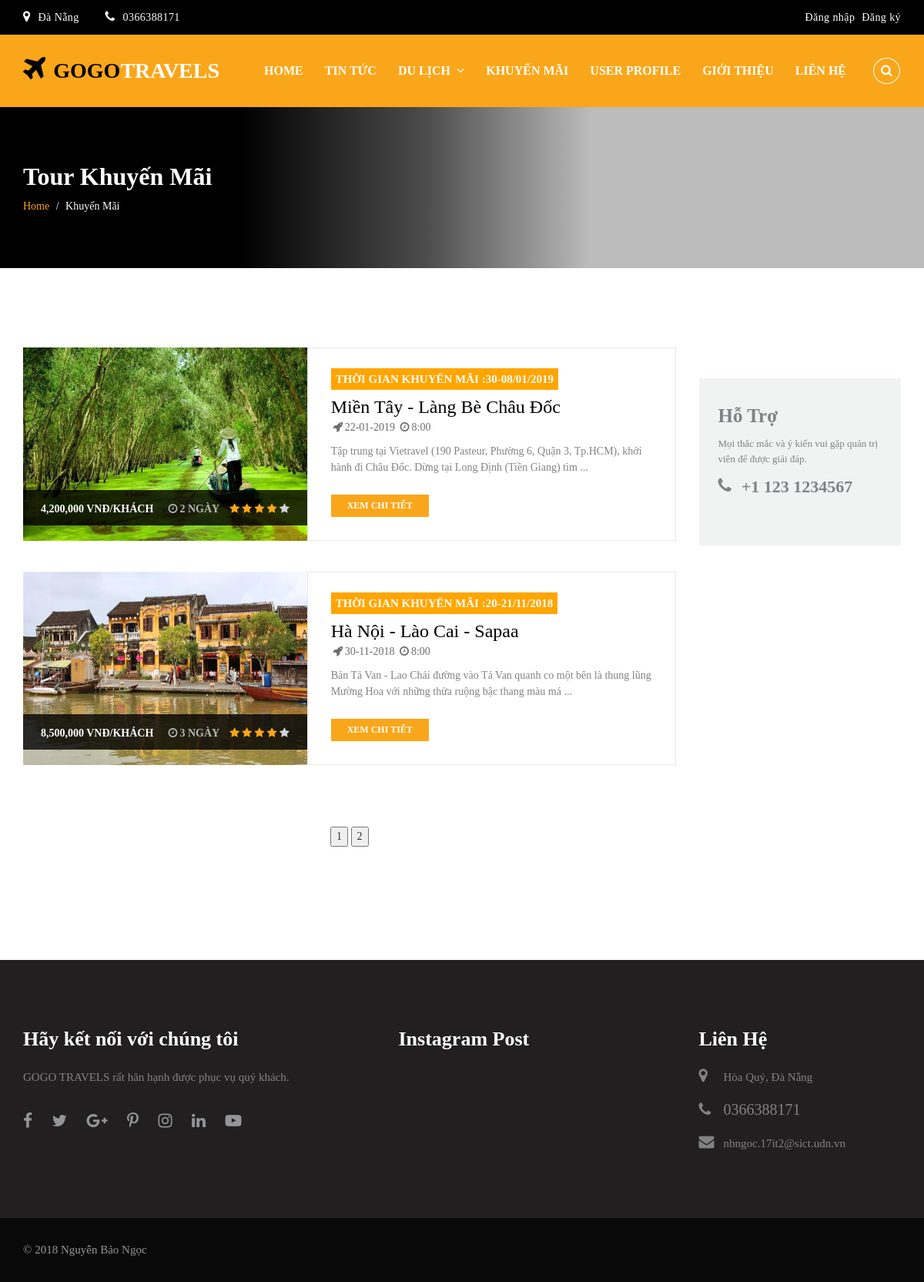
Page /tour_mvc/index.php?controller=sales&action=listSale on the committed database.
### tables this page shows
CREATE TABLE `sales` (
  `MaSale` int(20) NOT NULL,
  `MaLoai` int(11) NOT NULL,
  `title` varchar(255) NOT NULL,
  `tgian` varchar(255) NOT NULL,
  `noidung` text NOT NULL,
  `image` varchar(255) NOT NULL,
  `gianguoilon` decimal(10,0) NOT NULL,
  `giatreem` int(11) NOT NULL,
  `ngaykhoihanh` date NOT NULL,
  `giokhoihanh` varchar(255) NOT NULL,
  `diemkhoihanh` varchar(255) NOT NULL,
  `ngaythemSale` datetime NOT NULL,
  `slideshow` varchar(255) NOT NULL,
  `startSale` date NOT NULL,
  `stopSale` date NOT NULL
);

### tour_mvc/index.php (called while the page is built, shortened)
<?php include 'controller/frontend_controller.php';?>
<?php
	$xuly = new FrontEndController();
	$xuly->xulyYeucau();
?>

### tour_mvc/config/database.php (called while the page is built, shortened)
<?php
	class DB {
		public function connectDB() {
			$this->connect = mysqli_connect('localhost', 'root', '',
				'travel_tour');
			mysqli_set_charset($this->connect, 'utf8' );
			return $this->connect;
		}
	}
?>

### tour_mvc/model/home/sales_model.php (called while the page is built, shortened)
<?php
	class salesModel extends DB {
		public function listSales() {
			$sql = "SELECT a.MaSale,b.TenLoai, a.title, a.tgian, a.noidung, a.image, a.gianguoilon, a.giatreem, a.ngaykhoihanh, a.diemkhoihanh, a.ngaythemSale, a.startSale, a.stopSale, a.giokhoihanh from sales as a  inner JOIN loaitour as b on a.MaLoai = b.MaLoai LIMIT 1,2";
		    $result = mysqli_query($this->connectDB(), $sql);
			return $result;
		}
	}
?>

### tour_mvc/views/pages/home/sales/sales.php (the view)
<?php include 'views/pages/home/header.php' ?>
        <section class="page-cover" id="cover-tour-grid-list">
            <div class="container">
                <div class="row">
                    <div class="col-sm-12">
                        <h1 class="page-title">Tour Khuyến Mãi</h1>
                        <ul class="breadcrumb">
                            <li><a href="#">Home</a></li>
                            <li class="active">Khuyến Mãi</li>
                        </ul>
                    </div>
                </div>
            </div>
        </section>
<section class="innerpage-wrapper">
	<div id="tour-listing" class="innerpage-section-padding">
        <div class="container">
            <div class="row">
                  <div id="id1">
                <div class="col-xs-12 col-sm-12 col-md-9 col-lg-9 content-side">
					<?php
                        if ($result->num_rows > 0) {
                            while ($row = $result->fetch_assoc()) {
                                $id = $row['MaSale'];
                                $image = 'public/uploads/sales/'.$row['image'];
                                $ngaykhoihanh =  $row['ngaykhoihanh'];
                                $ngaykhoihanh_moi = date("d-m-Y", strtotime($ngaykhoihanh));
                                $startSale =  $row['startSale'];
                                $startSale_new = date("d", strtotime($startSale));
                                $stopSale =  $row['stopSale'];
                                $stopSale_new = date("d/m/Y", strtotime($stopSale));
                                $price = $row['gianguoilon'];
                                $price_new = number_format($price, 0, '', ',');
                                $noidung = $row['noidung'];
                                  $len = strlen($noidung);
                                  if($len > 150){
                                    $noidung1 = substr($noidung,  0, 150);
                                    $noidung2 = $noidung1." ...";
                                  }else if($len < 150){
                                    $noidung2 = substr($noidung,  0, 150);
                                  }
                                echo"
                                   <div class='list-block main-block t-list-block'>
                                        <div class='list-content'>
                                            <div class='main-img list-img t-list-img'>
                                                <a href='tour-detail-right-sidebar.html'>
                                                    <img src='$image' class='img-responsive' alt='tour-img' />
                                                </a>
                                                <div class='main-mask'>
                                                    <ul class='list-unstyled list-inline offer-price-1'>
                                                        <li class='price'>" . $price_new." VNĐ/Khách<span class='divider'></span><span class='pkg'><i class='fa fa-fw fa-clock-o'></i>" . $row['tgian']."</span></li>
                                                        <li class='rating'>
                                                            <span><i class='fa fa-star orange'></i></span>
                                                            <span><i class='fa fa-star orange'></i></span>
                                                            <span><i class='fa fa-star orange'></i></span>
                                                            <span><i class='fa fa-star orange'></i></span>
                                                            <span><i class='fa fa-star lightgrey'></i></span>
                                                        </li>
                                                    </ul>
                                                </div>
                                            </div>
                                            <div class='list-info t-list-info'>
                                                <p ><span style='background: orange; padding: 6px;font-size: 15px; font-weight: bold;color: white; '>THỜI GIAN KHUYẾN MÃI :".$startSale_new."-".$stopSale_new."</span></p>
                                                <h3 class='block-title'><a href='tour-detail-right-sidebar.html'>" . $row['title']."</a></h3>
                                                <p class='block-minor'><i class='fa fa-fw fa-rocket'></i>" . $ngaykhoihanh_moi. " <i class='fa fa-fw fa-clock-o'></i>".$row['giokhoihanh']."</p>
                                                <p>" . $noidung2."</p>
                                                <a href='index.php?controller=sales&action=chitiet&id=$id' class='btn btn-orange btn-lg'>Xem chi tiết</a>
                                             </div>
                                        </div>
                                    </div>
                                ";
                            }
                        }
                    ?>
                    <div class="pages">
                        <ol class="pagination">
                             <li><input type="button" value="1" onclick="hello1(1)"></li>
                        <li class="active"><input type="button" value="2" onclick="hello1(2)"></li>
                        </ol>
                    </div>
                </div>
            </div>
               <div class="col-xs-12 col-sm-12 col-md-3 side-bar right-side-bar">
                            <div class="row">
                                <div class="col-xs-12 col-sm-6 col-md-12">
                                    <div class="side-bar-block support-block">
                                        <h3>Hỗ Trợ</h3>
                                        <p>Mọi thắc mắc và ý kiến vui gặp quản trị viên để được giải đáp.</p>
                                        <div class="support-contact">
                                            <span><i class="fa fa-phone"></i></span>
                                            <p>+1 123 1234567</p>
                                        </div>
                                    </div>
                                </div>
                            </div>
                        </div>
            </div>
    	</div>
    </div>
</section>
<?php include 'views/pages/home/footer.php' ?>

### tour_mvc/public/home/css/style.css (style rules this page uses)
html,body { height:100%; position:relative; }
p,ul { line-height:1.5em; font-size:14px; }
ul { margin-bottom:0px; }
h1,h2,h3,h4,h5,h6,.main-title a, .flight-info h3 .flight-destination,.blog-post-title a, .block-title a { font-family: 'Merriweather', serif; margin-top:0; line-height:1.3em; }
.btn { font-size:14px; text-transform:uppercase; font-weight:bold; }
.innerpage-section-padding { padding-top:103px; padding-bottom:147px; }
.main-block { transition:.4s; }
.main-img { position:relative; overflow:hidden; }
.main-img img { width:100%; height: 210px; transition:.4s; }
.offer-price-1 { font-size:14px; margin:0px; text-transform:uppercase; font-weight:bold; padding:14px 18px 11px; }
.offer-price-1 li.price { font-weight:bold; }
.offer-price-1 li.price .pkg { font-size:14px; position:relative; }
.offer-price-1 li.rating { float:right; font-size:0.98em; }
.main-img .main-mask { position:absolute; bottom:0px; width:100%; }
.page-cover { padding:70px 0px; position:relative; }
.page-cover::before { content:''; display:block; position:absolute; top:0; left:0; height:100%; width:100%; }
.page-cover h1 { font-size:32px; font-weight:bold; margin-bottom:6px; }
.page-cover .breadcrumb { padding:0px; margin:0px; font-size:14px; font-weight:300; }
.page-cover .breadcrumb li a { text-decoration:none; }
.side-bar-block:last-child { margin-bottom:0px; }
.side-bar .support-block { padding:33px 25px 50px; }
.side-bar .support-block h3 { font-size:25px; font-weight:bold; }
.side-bar .support-block p { font-size:13px; }
.side-bar .support-contact span { font-size:22px; margin-right:13px; float:left; }
.side-bar .support-contact p { font-size:22px; font-weight:bold; overflow:hidden; }
.block-title { font-size:20px; margin-bottom:0px; }
.block-minor { font-size:14px; text-transform:uppercase; margin-bottom:7px; }
.list-block { margin-bottom:40px; }
.list-block .main-mask { bottom:20px; }
.list-block .list-img { width:100%; }
.list-block .list-info { padding:30px; }
.list-block .list-info a { text-decoration:none; }
.list-block .list-info .block-title { font-size:24px; }
.list-block .list-info .block-minor { font-weight:normal; margin-bottom:10px; }
.list-block .list-info .btn { padding:6px 21px 7px; font-size:12px; margin-top:15px; }
.pages { text-align:center; }
.pages .pagination { margin:40px 0px 0px; }

### tour_mvc/public/home/css/orange.css (style rules this page uses)
p { color:#808285; }
.btn { border-radius:0px; border:0px; }
.btn-orange, .btn-orange:focus { background:#faa61a; color:white; }
.rating .fa.lightgrey { color:#d1d3d4; }
.rating .fa.orange { color:#faa61a; }
.offer-price-1 li.price { color:white; }
.offer-price-1 li.price .divider, .offer-price-1 li.price .pkg { color:#b6b6b6; }
.main-mask { background:rgba(0,0,0,0.8); }
.page-cover { color:white; }
.page-cover::before { background:linear-gradient( to right, rgba(0, 0, 0,1) 0%,rgba(0, 0, 0,1) 26%, rgba(0, 0, 0,0.6) 46%, rgba(0, 0, 0,0) 64%,rgba(0, 0, 0,0) 100%); }
.page-cover .breadcrumb { background:none; }
.page-cover .breadcrumb li a { color:#faa61a; }
.page-cover .breadcrumb > li + li::before, .page-cover .breadcrumb li.active { color:white; }
#cover-tour-grid-list { background:url('../images/cover-tour-grid-list.jpg') 50% 84%; background-size:140%; color:white; }
.side-bar .support-block { background:#f1f2f2; color:#808285; }
.side-bar .support-block p { color:#808285; }
.block-title a { color:#000; }
.list-info { border:1px solid #e6e7e8; }
.list-info .block-minor { color:#6d6e71; }

### tour_mvc/public/home/css/responsive.css (style rules this page uses)
@media (min-width:992px) { .support-block { margin-top:40px; } }
@media (min-width:992px) { .list-info { -webkit-flex: 1 0 28%; -ms-flex: 1 0 28%; flex: 1 0 28%; } }
@media (min-width:992px) { .list-img { -webkit-flex: 1 0 15%; -ms-flex: 1 0 15%; flex: 1 0 15%; } }
@media (min-width:768px) { .list-content { display: -webkit-box; display: -moz-box; display: -ms-flexbox; display: -moz-flex; display: -webkit-flex; display: flex; flex-wrap: wrap; width: 100%; vertical-align: top; overflow: hidden; } }
@media (min-width:768px) { .list-img { position: relative; overflow: hidden; } }
@media (min-width:768px) { .list-img img { height: 100%; } }

### rows in the picture
sales: image (picture), gianguoilon "4,200,000", tgian "2 NGÀY", startSale "30", stopSale "08/01/2019", title "Miền Tây - Làng Bè Châu Đốc", ngaykhoihanh "22-01-2019", giokhoihanh "8:00", noidung "Tập trung tại Vietravel (190 Pasteur, Phường 6, Quận 3, Tp.HCM), khởi hành đi Châu Đốc. Dừng tại Long Định (Tiền Giang) tìm ..."
sales: image (picture), gianguoilon "8,500,000", tgian "3 NGÀY", startSale "20", stopSale "21/11/2018", title "Hà Nội - Lào Cai - Sapaa", ngaykhoihanh "30-11-2018", giokhoihanh "8:00", noidung "Bản Tả Van - Lao Chải đường vào Tả Van quanh co một bên là thung lũng Mường Hoa với những thửa ruộng bậc thang màu má ..."
